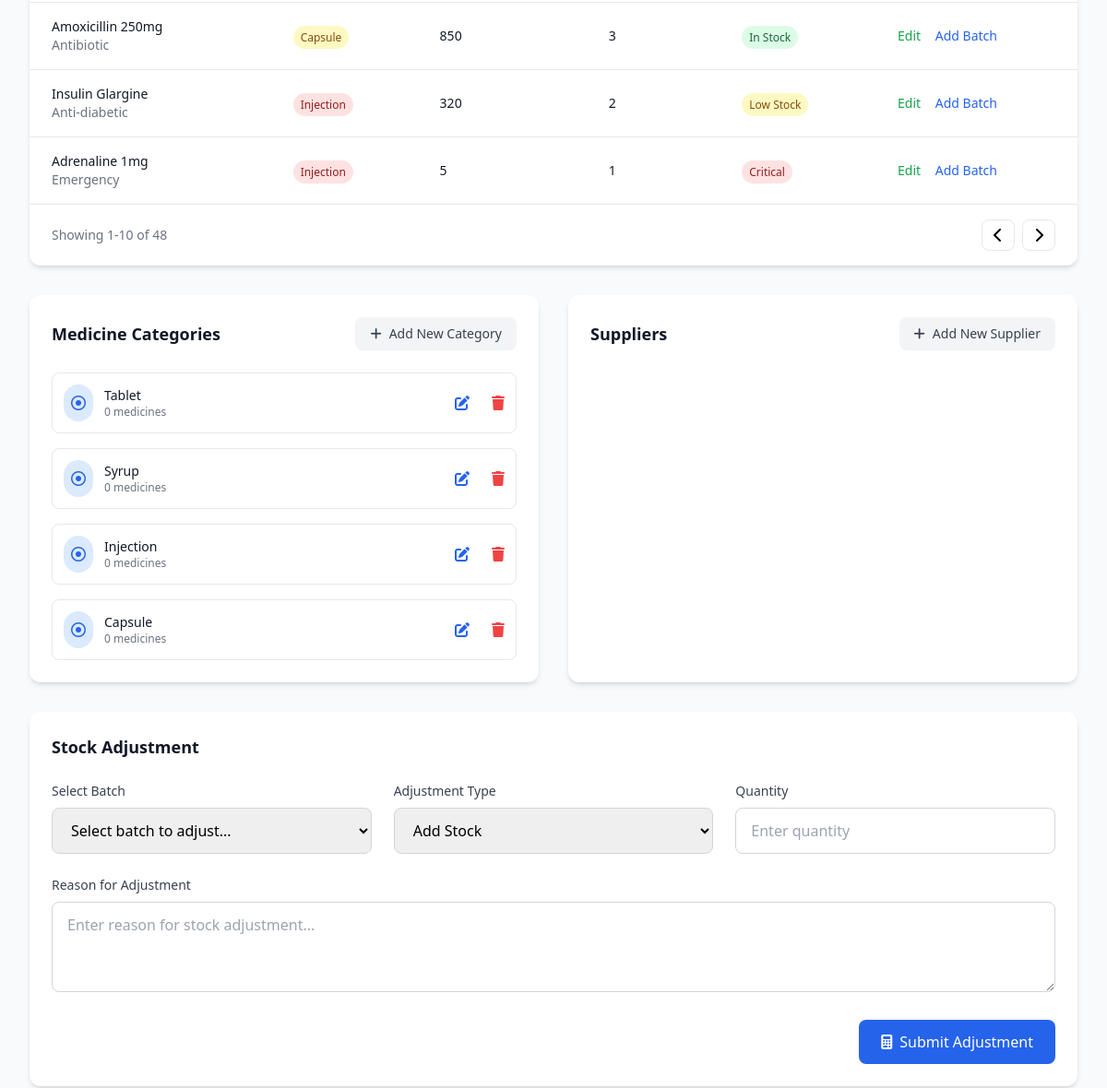
/inventory/ (middle part), run on an earlier commit of the app's database.
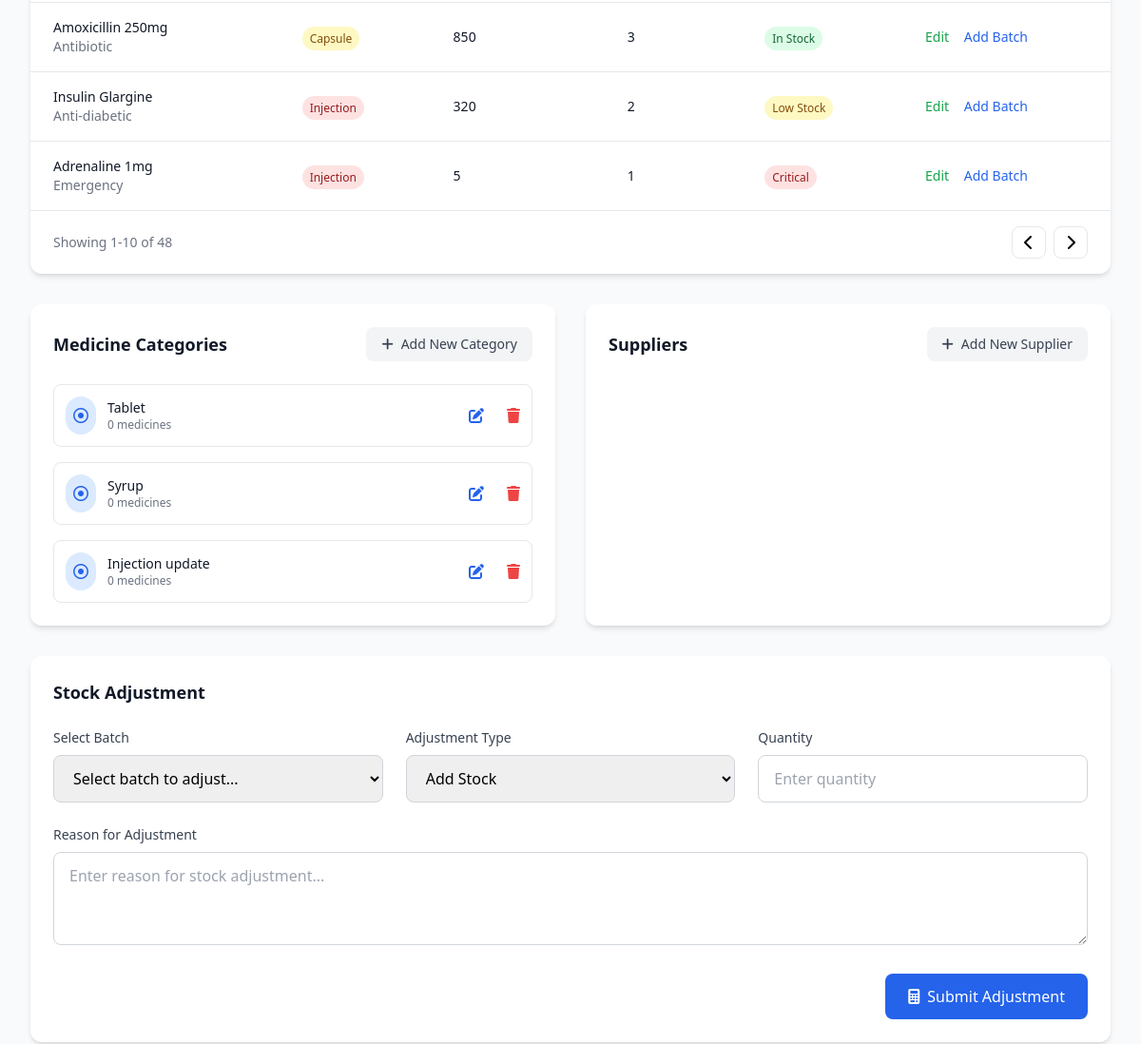
And on a later commit of the database.
### inventory/models.py (models this page shows, shortened)
class Category(models.Model):
    name = models.CharField(max_length=200,unique=True)
    description = models.TextField(blank=True,null=True)

### inventory/views.py (the view)
# urls.py: path('inventory/',views.inventory,name="inventory"),
def inventory(request):
    categories = Category.objects.annotate(
        medichine_count = Count('medicines')
    )
    suppliers = Supplier.objects.all()
    context = {
        "categories":categories,
        "suppliers":suppliers,
    }
    return render(request,'inventory.html',context)

### templates/inventory.html (shortened to what this page needs)
{% extends "base.html" %}
{% block content %}
    <main class="py-6">
        <div class="max-w-7xl mx-auto px-4 sm:px-6 lg:px-8">
            <div class="bg-white rounded-xl shadow-md overflow-hidden mb-8">
                <div class="overflow-x-auto">
                    <table class="min-w-full divide-y divide-gray-200">
                        <tbody class="bg-white divide-y divide-gray-200">
                            <tr class="hover:bg-gray-50">
                                <td class="px-6 py-4">
                                    <div>
                                        <div class="text-sm font-medium text-gray-900">Amoxicillin 250mg</div>
                                        <div class="text-sm text-gray-500">Antibiotic</div>
                                    </div>
                                </td>
                                <td class="px-6 py-4">
                                    <span class="px-2 py-1 text-xs rounded-full bg-yellow-100 text-yellow-800">Capsule</span>
                                </td>
                                <td class="px-6 py-4 text-sm text-gray-900">850</td>
                                <td class="px-6 py-4 text-sm text-gray-900">3</td>
                                <td class="px-6 py-4">
                                    <span class="px-2 py-1 text-xs rounded-full bg-green-100 text-green-800">In Stock</span>
                                </td>
                                <td class="px-6 py-4 text-sm font-medium">
                                    <button onclick="openMedicineModal('2')" class="text-green-600 hover:text-green-900 mr-3">Edit</button>
                                    <button onclick="openBatchModal('2')" class="text-blue-600 hover:text-blue-900">Add Batch</button>
                                </td>
                            </tr>
                            <tr class="hover:bg-gray-50">
                                <td class="px-6 py-4">
                                    <div>
                                        <div class="text-sm font-medium text-gray-900">Insulin Glargine</div>
                                        <div class="text-sm text-gray-500">Anti-diabetic</div>
                                    </div>
                                </td>
                                <td class="px-6 py-4">
                                    <span class="px-2 py-1 text-xs rounded-full bg-red-100 text-red-800">Injection</span>
                                </td>
                                <td class="px-6 py-4 text-sm text-gray-900">320</td>
                                <td class="px-6 py-4 text-sm text-gray-900">2</td>
                                <td class="px-6 py-4">
                                    <span class="px-2 py-1 text-xs rounded-full bg-yellow-100 text-yellow-800">Low Stock</span>
                                </td>
                                <td class="px-6 py-4 text-sm font-medium">
                                    <button onclick="openMedicineModal('3')" class="text-green-600 hover:text-green-900 mr-3">Edit</button>
                                    <button onclick="openBatchModal('3')" class="text-blue-600 hover:text-blue-900">Add Batch</button>
                                </td>
                            </tr>
                            <tr class="hover:bg-gray-50">
                                <td class="px-6 py-4">
                                    <div>
                                        <div class="text-sm font-medium text-gray-900">Adrenaline 1mg</div>
                                        <div class="text-sm text-gray-500">Emergency</div>
                                    </div>
                                </td>
                                <td class="px-6 py-4">
                                    <span class="px-2 py-1 text-xs rounded-full bg-red-100 text-red-800">Injection</span>
                                </td>
                                <td class="px-6 py-4 text-sm text-gray-900">5</td>
                                <td class="px-6 py-4 text-sm text-gray-900">1</td>
                                <td class="px-6 py-4">
                                    <span class="px-2 py-1 text-xs rounded-full bg-red-100 text-red-800">Critical</span>
                                </td>
                                <td class="px-6 py-4 text-sm font-medium">
                                    <button onclick="openMedicineModal('4')" class="text-green-600 hover:text-green-900 mr-3">Edit</button>
                                    <button onclick="openBatchModal('4')" class="text-blue-600 hover:text-blue-900">Add Batch</button>
                                </td>
                            </tr>
                        </tbody>
                    </table>
                </div>
                <div class="px-6 py-4 border-t border-gray-200">
                    <div class="flex justify-between items-center">
                        <div class="text-sm text-gray-500">
                            Showing 1-10 of 48
                        </div>
                        <div class="flex space-x-2">
                            <button class="px-3 py-1 border rounded-lg hover:bg-gray-50 transition-colors duration-200">
                                <i class="fas fa-chevron-left"></i>
                            </button>
                            <button class="px-3 py-1 border rounded-lg hover:bg-gray-50 transition-colors duration-200">
                                <i class="fas fa-chevron-right"></i>
                            </button>
                        </div>
                    </div>
                </div>
            </div>
            <div class="grid grid-cols-1 lg:grid-cols-2 gap-8 mb-8">
                <div class="bg-white rounded-xl shadow-md p-6">
                    <div class="flex justify-between items-center mb-6">
                        <h3 class="text-lg font-semibold text-gray-900">Medicine Categories</h3>
                        <button  onclick="openCategoryModal()" class="px-4  py-2 bg-gray-100 text-gray-700 rounded-lg hover:bg-gray-200 transition-colors duration-200 flex items-center text-sm">
                            <i class="fas fa-plus mr-2"></i>Add New Category
                        </button>
                    </div>
                    <div class="space-y-4" id="categoriesData">
                        {% for category in categories %}
                        <div class="category-item flex items-center justify-between categories p-3 border border-gray-200 rounded-lg hover:bg-gray-50 transition-colors duration-200">
                            <div class="flex items-center">
                                <div class="bg-blue-100 p-2 rounded-full mr-3">
                                    <i class="fa-regular fa-circle-dot text-blue-600"></i>
                                </div>
                                <div>
                                    <p class="text-sm font-medium text-gray-900">{{category.name}}</p>
                                    <p class="text-xs text-gray-500">{{category.medichine_count}} medicines</p>
                                </div>
                            </div>
                            <div class="flex gap-6">
                                <button data-id={{category.id}} class="text-blue-600 hover:text-blue-800 btn-edit">
                                <i class="fas fa-edit"></i>
                                </button>
                                <button data-id={{category.id}} class="text-red-500 hover:text-red-600 btn-delete">
                                    <i class="fa-solid fa-trash"></i>
                                </button>
                            </div>
                        </div>
                        {% endfor %}
                    </div>
                </div>
                <div class="bg-white rounded-xl shadow-md p-6">
                    <div class="flex justify-between items-center mb-6">
                        <h3 class="text-lg font-semibold text-gray-900">Suppliers</h3>
                        <button onclick="openSupplierModal()" class="px-4 py-2 bg-gray-100 text-gray-700 rounded-lg hover:bg-gray-200 transition-colors duration-200 flex items-center text-sm">
                            <i class="fas fa-plus mr-2"></i>Add New Supplier
                        </button>
                    </div>
                </div>
            </div>
            <div class="bg-white rounded-xl shadow-md p-6">
                <h3 class="text-lg font-semibold text-gray-900 mb-6">Stock Adjustment</h3>
                <div class="grid grid-cols-1 md:grid-cols-3 gap-6">
                    <div>
                        <label class="block text-sm font-medium text-gray-700 mb-2">Select Batch</label>
                        <select class="w-full px-4 py-3 border border-gray-300 rounded-lg focus:ring-2 focus:ring-blue-500 focus:border-blue-500">
                            <option>Select batch to adjust...</option>
                        </select>
                    </div>
                    <div>
                        <label class="block text-sm font-medium text-gray-700 mb-2">Adjustment Type</label>
                        <select class="w-full px-4 py-3 border border-gray-300 rounded-lg focus:ring-2 focus:ring-blue-500 focus:border-blue-500">
                            <option>Add Stock</option>
                        </select>
                    </div>
                    <div>
                        <label class="block text-sm font-medium text-gray-700 mb-2">Quantity</label>
                        <input type="number"
                               class="w-full px-4 py-3 border border-gray-300 rounded-lg focus:ring-2 focus:ring-blue-500 focus:border-blue-500"
                               placeholder="Enter quantity"
                               min="1">
                    </div>
                </div>
                <div class="mt-6">
                    <label class="block text-sm font-medium text-gray-700 mb-2">Reason for Adjustment</label>
                    <textarea
                        class="w-full px-4 py-3 border border-gray-300 rounded-lg focus:ring-2 focus:ring-blue-500 focus:border-blue-500"
                        rows="3"
                        placeholder="Enter reason for stock adjustment..."></textarea>
                </div>
                <div class="mt-6 flex justify-end">
                    <button class="px-6 py-3 bg-blue-600 text-white rounded-lg hover:bg-blue-700 transition-colors duration-200 font-medium flex items-center">
                        <i class="fas fa-calculator mr-2"></i>Submit Adjustment
                    </button>
                </div>
            </div>
        </div>
    </main>
{% endblock content %}

### templates/base.html (shortened to what this page needs)
{% load static %}
<!DOCTYPE html>
<html lang="en">
<head>
    <script src="https://cdn.tailwindcss.com"></script>
    <link rel="stylesheet" href="https://cdnjs.cloudflare.com/ajax/libs/font-awesome/6.4.0/css/all.min.css">
</head>
<body class="bg-gray-50 min-h-screen">
    {% block content %}
    {% endblock content %}
</body>
</html>

What changed in the data, as far as the page shows it:
removed Category: name "Injection", medichine_count "0"
removed Category: name "Capsule", medichine_count "0"
added Category: name "Injection update", medichine_count "0"
